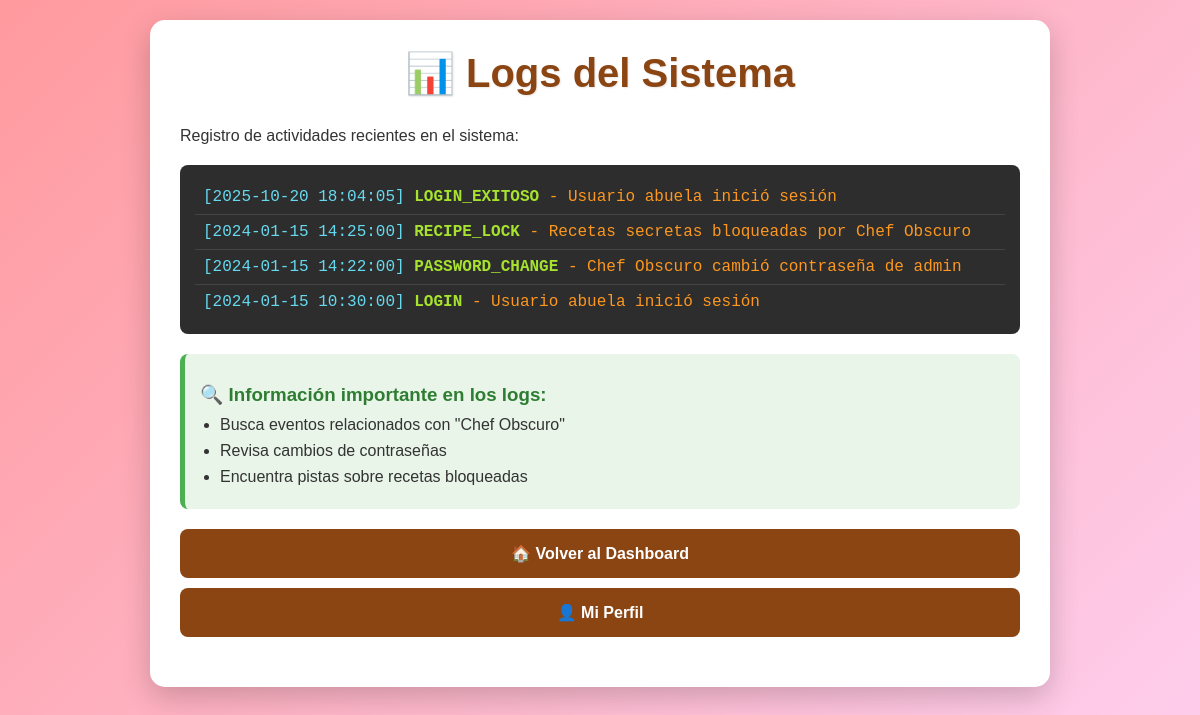
The app's page /logs_sistema (signed in) with its own data.
### tables this page shows
CREATE TABLE system_logs (
            id INTEGER PRIMARY KEY,
            timestamp TEXT,
            event TEXT,
            details TEXT
        );

### app.py (the view)
@app.route('/logs_sistema')
def logs_sistema():
    if not session.get('user_id'):
        return redirect(url_for('login'))
    conn = sqlite3.connect(DATABASE)
    c = conn.cursor()
    c.execute("SELECT * FROM system_logs ORDER BY timestamp DESC LIMIT 10")
    logs = c.fetchall()
    conn.close()
    return render_template('logs_sistema.html', logs=logs)

### templates/logs_sistema.html (shortened to what this page needs)
<!DOCTYPE html>
<html>
<head>
    <link rel="stylesheet" href="{{ url_for('static', filename='style.css') }}">
</head>
<body>
    <div class="container">
        <h1>📊 Logs del Sistema</h1>
        <p>Registro de actividades recientes en el sistema:</p>
        <div class="logs-container">
            {% for log in logs %}
                <div class="log-entry">
                    <span class="log-timestamp">[{{ log[1] }}]</span>
                    <span class="log-event">{{ log[2] }}</span>
                    <span class="log-details">- {{ log[3] }}</span>
                </div>
            {% endfor %}
        </div>
        <div class="hint">
            <h3>🔍 Información importante en los logs:</h3>
            <ul>
                <li>Busca eventos relacionados con "Chef Obscuro"</li>
                <li>Revisa cambios de contraseñas</li>
                <li>Encuentra pistas sobre recetas bloqueadas</li>
            </ul>
        </div>
        <nav>
            <a href="{{ url_for('dashboard') }}">🏠 Volver al Dashboard</a>
            <a href="{{ url_for('perfil') }}">👤 Mi Perfil</a>
        </nav>
    </div>
</body>
</html>

### static/style.css (style rules this page uses)
* { margin: 0; padding: 0; box-sizing: border-box; }
body { font-family: 'Arial', sans-serif; background: linear-gradient(135deg, #ff9a9e 0%, #fecfef 100%); min-height: 100vh; padding: 20px; color: #333; }
.container { max-width: 900px; margin: 0 auto; background: white; padding: 30px; border-radius: 15px; box-shadow: 0 10px 30px rgba(0,0,0,0.2); }
h1 { color: #8B4513; text-align: center; margin-bottom: 30px; font-size: 2.5em; text-shadow: 1px 1px 2px rgba(0,0,0,0.1); }
h3 { color: #A0522D; margin: 15px 0 10px 0; }
nav { display: flex; flex-direction: column; gap: 10px; margin: 20px 0; }
nav a { display: block; padding: 15px; background: #8B4513; color: white; text-decoration: none; border-radius: 8px; text-align: center; transition: background 0.3s, transform 0.2s; font-weight: bold; }
.hint { background: #e8f5e8; padding: 15px; border-radius: 8px; margin: 20px 0; border-left: 5px solid #4CAF50; }
.hint h3, .hint h4 { color: #2E7D32; margin-bottom: 10px; }
.hint ul { margin-left: 20px; }
.hint li { margin: 8px 0; }
.logs-container { background: #2d2d2d; color: #f8f8f2; padding: 15px; border-radius: 8px; margin: 20px 0; font-family: 'Courier New', monospace; max-height: 400px; overflow-y: auto; }
.log-entry { padding: 8px; border-bottom: 1px solid #444; }
.log-entry:last-child { border-bottom: none; }
.log-timestamp { color: #66D9EF; }
.log-event { color: #A6E22E; font-weight: bold; }
.log-details { color: #FD971F; }
a { color: #8B4513; text-decoration: none; font-weight: bold; }
.container { animation: fadeIn 0.5s ease-in-out; }

### records on screen
system_logs: timestamp "2025-10-20 18:04:05", event "LOGIN_EXITOSO", details "Usuario abuela inició sesión"
system_logs: timestamp "2024-01-15 14:25:00", event "RECIPE_LOCK", details "Recetas secretas bloqueadas por Chef Obscuro"
system_logs: timestamp "2024-01-15 14:22:00", event "PASSWORD_CHANGE", details "Chef Obscuro cambió contraseña de admin"
system_logs: timestamp "2024-01-15 10:30:00", event "LOGIN", details "Usuario abuela inició sesión"
